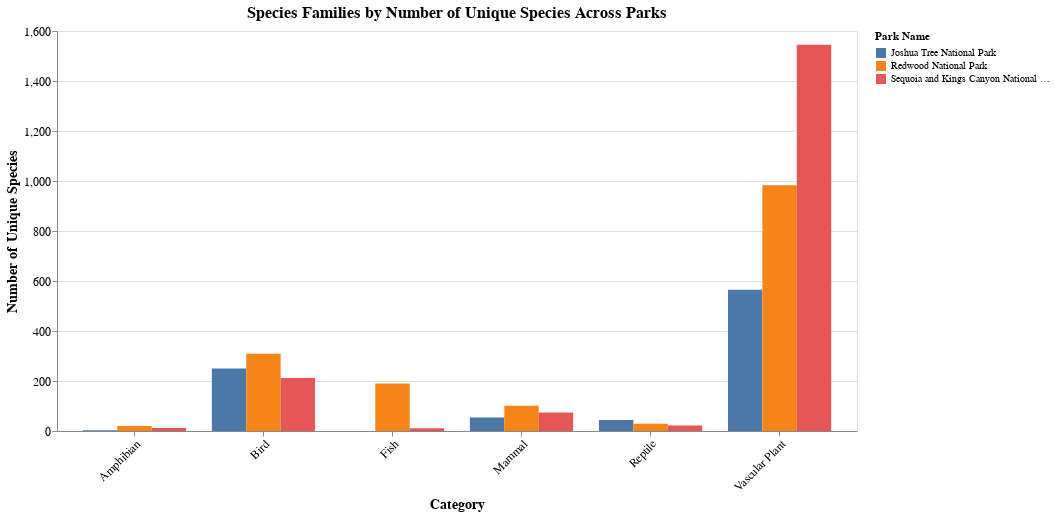

The notebook cell this image was saved under:
### Code cell
species_distribution_by_park = df_combined.groupby(['Category', 'Park Name'])['Scientific Name'].nunique().reset_index()

# Rename columns for clarity
species_distribution_by_park.columns = ['Category', 'Park Name', 'Species Count']

# Create the grouped bar chart using Altair
species_distribution_chart = alt.Chart(species_distribution_by_park).mark_bar().encode(
    x=alt.X('Category:N', title='Category', axis=alt.Axis(labelAngle=-45), sort=None),  # Categories on the x-axis
    y=alt.Y('Species Count:Q', title='Number of Unique Species'),  # Species count on the y-axis
    color=alt.Color('Park Name:N', title='Park Name'),  # Color by Park Name
    tooltip=['Category', 'Park Name', 'Species Count'],  # Tooltip with additional information
    xOffset='Park Name:N'  # Group the bars by Park Name within each category
).properties(
    width=800,
    height=400,
    title='Species Families by Number of Unique Species Across Parks'
).configure_axis(
    labelFontSize=12,
    titleFontSize=14
).configure_title(
    fontSize=16
)

# Show the chart
species_distribution_chart

### Figure 1 — Vega-Lite specification as saved in the notebook (floating-point values rounded to 4 significant figures)
{"config": {"view": {"continuousWidth": 300, "continuousHeight": 300}, "axis": {"labelFontSize": 12, "titleFontSize": 14}, "title": {"fontSize": 16}}, "data": {"name": "data-5a62b360341cd05d9f719413f92e02ed"}, "mark": {"type": "bar"}, "encoding": {"color": {"field": "Park Name", "title": "Park Name", "type": "nominal"}, "tooltip": [{"field": "Category", "type": "nominal"}, {"field": "Park Name", "type": "nominal"}, {"field": "Species Count", "type": "quantitative"}], "x": {"axis": {"labelAngle": -45}, "field": "Category", "sort": null, "title": "Category", "type": "nominal"}, "xOffset": {"field": "Park Name", "type": "nominal"}, "y": {"field": "Species Count", "title": "Number of Unique Species", "type": "quantitative"}}, "height": 400, "title": "Species Families by Number of Unique Species Across Parks", "width": 800, "$schema": "https://vega.github.io/schema/vega-lite/v5.20.1.json", "datasets": {"data-5a62b360341cd05d9f719413f92e02ed": [{"Category": "Amphibian", "Park Name": "Joshua Tree National Park", "Species Count": 3}, {"Category": "Amphibian", "Park Name": "Redwood National Park", "Species Count": 20}, {"Category": "Amphibian", "Park Name": "Sequoia and Kings Canyon National Parks", "Species Count": 12}, {"Category": "Bird", "Park Name": "Joshua Tree National Park", "Species Count": 250}, {"Category": "Bird", "Park Name": "Redwood National Park", "Species Count": 309}, {"Category": "Bird", "Park Name": "Sequoia and Kings Canyon National Parks", "Species Count": 212}, {"Category": "Fish", "Park Name": "Redwood National Park", "Species Count": 190}, {"Category": "Fish", "Park Name": "Sequoia and Kings Canyon National Parks", "Species Count": 11}, {"Category": "Mammal", "Park Name": "Joshua Tree National Park", "Species Count": 54}, {"Category": "Mammal", "Park Name": "Redwood National Park", "Species Count": 101}, {"Category": "Mammal", "Park Name": "Sequoia and Kings Canyon National Parks", "Species Count": 74}, {"Category": "Reptile", "Park Name": "Joshua Tree National Park", "Species Count": 44}, {"Category": "Reptile", "Park Name": "Redwood National Park", "Species Count": 29}, {"Category": "Reptile", "Park Name": "Sequoia and Kings Canyon National Parks", "Species Count": 22}, {"Category": "Vascular Plant", "Park Name": "Joshua Tree National Park", "Species Count": 565}, {"Category": "Vascular Plant", "Park Name": "Redwood National Park", "Species Count": 983}, {"Category": "Vascular Plant", "Park Name": "Sequoia and Kings Canyon National Parks", "Species Count": 1545}]}}
